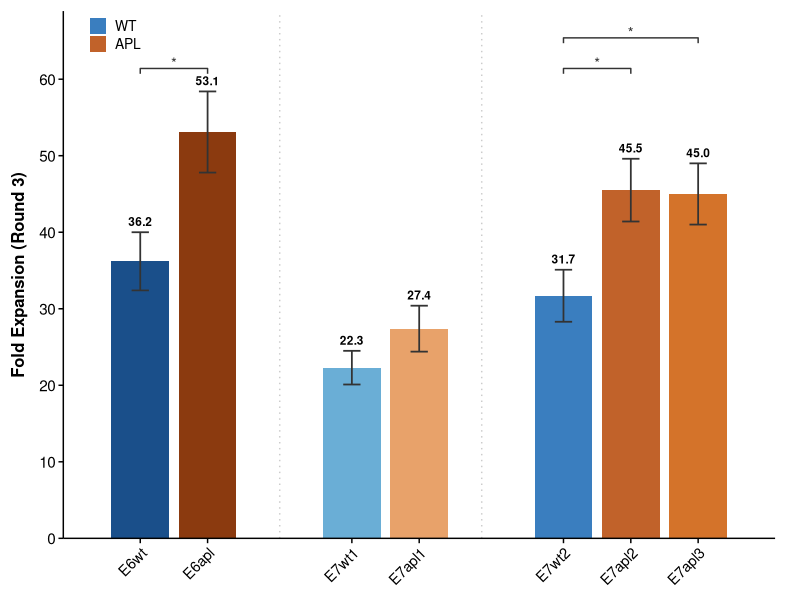
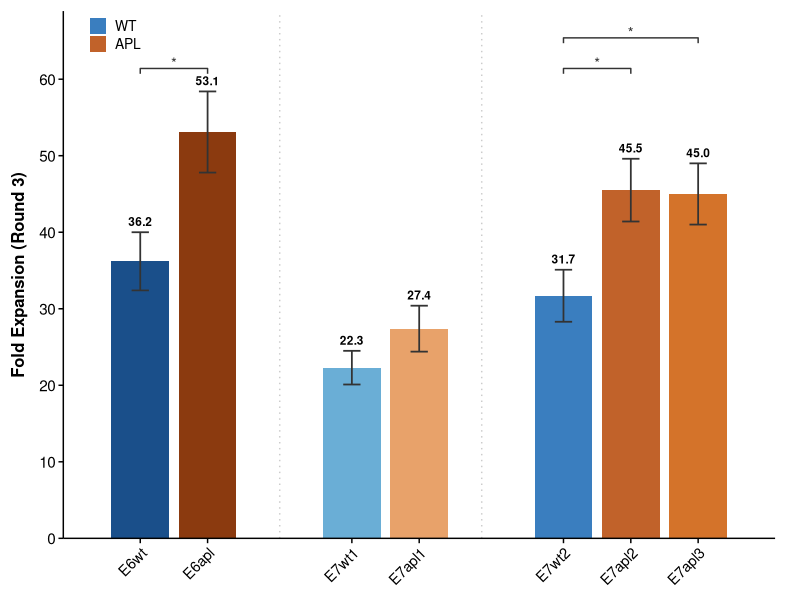
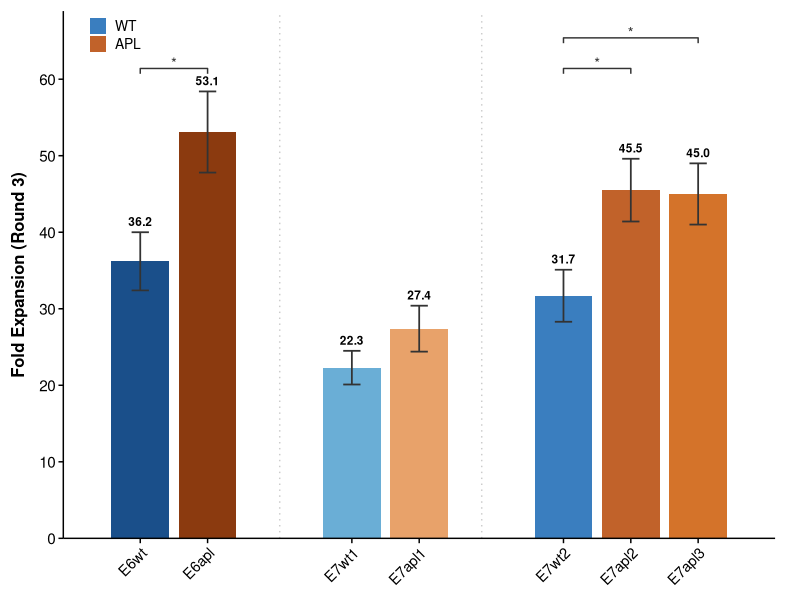
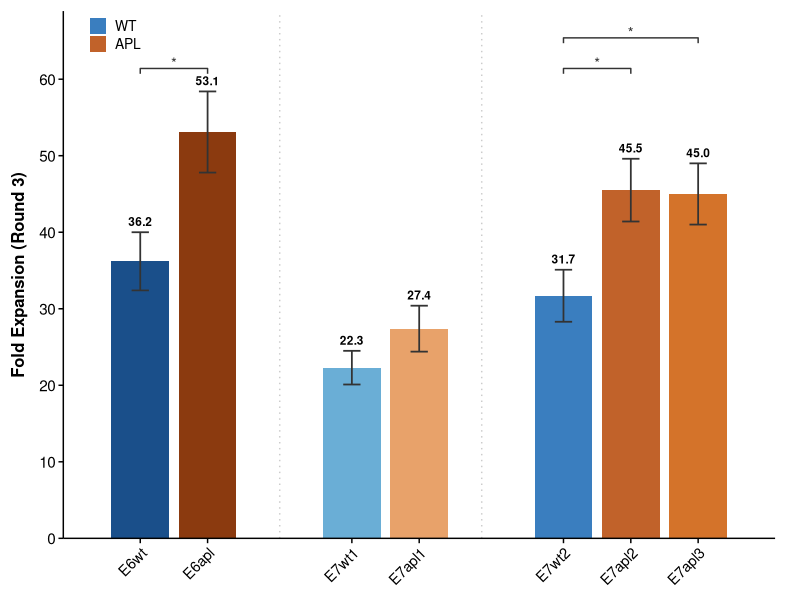
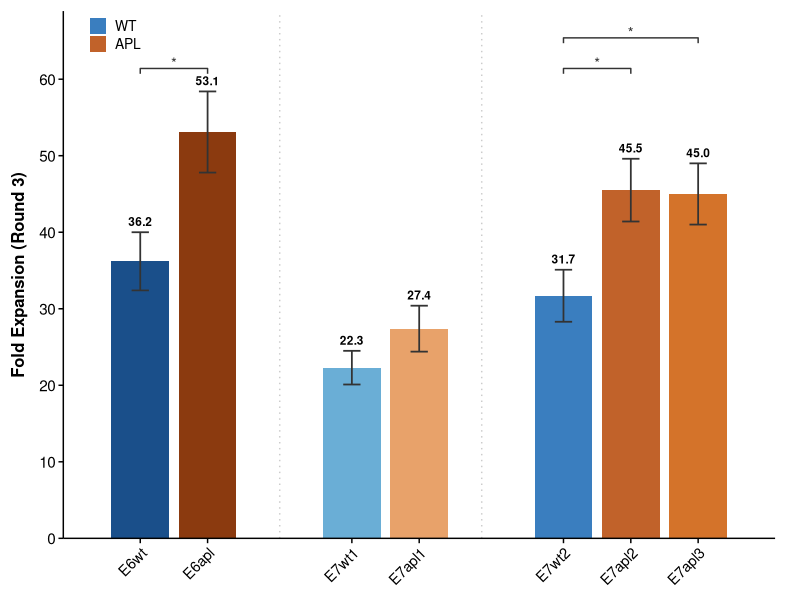

Generate these figures, in order, with R:
library(ggplot2)

# ══════════════════════════════════════════════════════════════════
# 原始数据（n=3，保留一位小数）
# ══════════════════════════════════════════════════════════════════
df_raw <- data.frame(
  peptide = rep(c("E7wt2","E7apl2","E7apl3",
                  "E6wt","E6apl",
                  "E7wt1","E7apl1"), each = 3),
  fold = round(c(
    27.92, 32.65, 34.53,
    41.25, 45.88, 49.37,
    40.62, 45.91, 48.47,
    32.06, 36.94, 39.60,
    47.23, 54.69, 57.38,
    19.85, 22.74, 24.31,
    24.16, 27.83, 30.21
  ), 1)
)

# ══════════════════════════════════════════════════════════════════
# 配色
# ══════════════════════════════════════════════════════════════════
pal <- c(
  "E7wt1"  = "#6AAED6",
  "E7wt2"  = "#3A7EBF",
  "E6wt"   = "#1A4F8A",
  "E7apl1" = "#E8A26A",
  "E7apl2" = "#C1622A",
  "E7apl3" = "#D4732A",
  "E6apl"  = "#8B3A0F"
)

col_wt  <- "#3A7EBF"
col_apl <- "#C1622A"

# ══════════════════════════════════════════════════════════════════
# 手动建完整数据框
# 顺序：E6wt-E6apl / E7wt1-E7apl1 / E7wt2-E7apl2-E7apl3
# ══════════════════════════════════════════════════════════════════
calc_mean <- function(pep) round(mean(df_raw$fold[df_raw$peptide == pep]), 1)
calc_sd   <- function(pep) round(sd(df_raw$fold[df_raw$peptide == pep]),   1)

pep_order <- c("E6wt","E6apl","E7wt1","E7apl1","E7wt2","E7apl2","E7apl3")

df_b <- data.frame(
  peptide = pep_order,
  group   = factor(
    c("WT","APL","WT","APL","WT","APL","APL"),
    levels = c("WT","APL")
  ),
  xpos    = c(1.0, 1.7, 3.2, 3.9, 5.4, 6.1, 6.8),
  mean    = sapply(pep_order, calc_mean),
  sd      = sapply(pep_order, calc_sd),
  bar_col = unname(pal[pep_order])   # 修2：确保颜色与肽名精确对应
)

print(df_b[, c("peptide","mean","sd","bar_col")])

divider_x <- c(2.45, 4.55)

# ══════════════════════════════════════════════════════════════════
# 统计检验
# ══════════════════════════════════════════════════════════════════
get_star <- function(pep1, pep2) {
  x1 <- df_raw$fold[df_raw$peptide == pep1]
  x2 <- df_raw$fold[df_raw$peptide == pep2]
  p  <- t.test(x1, x2, paired = FALSE)$p.value
  if      (p < 0.001) "***"
  else if (p < 0.01)  "**"
  else if (p < 0.05)  "*"
  else                "ns"
}

star_g1  <- get_star("E6wt",  "E6apl")
star_g3a <- get_star("E7wt2", "E7apl2")
star_g3b <- get_star("E7wt2", "E7apl3")

cat("E6wt  vs E6apl: ", star_g1,  "\n")
cat("E7wt2 vs E7apl2:", star_g3a, "\n")
cat("E7wt2 vs E7apl3:", star_g3b, "\n")

# ══════════════════════════════════════════════════════════════════
# 统计标注 Y 坐标
# 修4：Y轴上限动态收紧
# ══════════════════════════════════════════════════════════════════
y_top  <- max(df_b$mean + df_b$sd)
y_bar1 <- y_top  + 3.0
y_bar2 <- y_bar1 + 4.0
bar_h  <- 0.7
y_lim  <- y_bar2 + 3.5   # 修4：收紧上限，减少顶部留白

# ══════════════════════════════════════════════════════════════════
# bracket 辅助函数
# ══════════════════════════════════════════════════════════════════
bracket_df <- function(x1, x2, y_line, drop, group_id) {
  data.frame(
    x   = c(x1, x1, x2, x2),
    y   = c(y_line - drop, y_line, y_line, y_line - drop),
    grp = group_id
  )
}

brk1  <- bracket_df(1.0, 1.7, y_bar1, bar_h, "b1")
brk3a <- bracket_df(5.4, 6.1, y_bar1, bar_h, "b3a")
brk3b <- bracket_df(5.4, 6.8, y_bar2, bar_h, "b3b")
brk_all <- rbind(brk1, brk3a, brk3b)

# ══════════════════════════════════════════════════════════════════
# 图例数据（手动构造，保证WT/APL图例正常显示）
# 修1：用独立的 legend_df 驱动图例，与柱子颜色解耦
# ══════════════════════════════════════════════════════════════════
legend_df <- data.frame(
  group = factor(c("WT","APL"), levels = c("WT","APL")),
  x     = c(-99, -99),   # 画到图外，不可见
  y     = c(-99, -99)
)

# ══════════════════════════════════════════════════════════════════
# 画图
# ══════════════════════════════════════════════════════════════════
p_b <- ggplot() +
  
  # 组间分隔线
  geom_vline(xintercept = divider_x,
             linetype   = "dotted",
             color      = "#CCCCCC",
             linewidth  = 0.5) +
  
  # 柱状图：每根柱子单独指定颜色
  geom_bar(data  = df_b,
           aes(x = xpos, y = mean),
           stat  = "identity",
           width = 0.6,
           fill  = df_b$bar_col,
           color = NA) +
  
  # Error bar
  geom_errorbar(data = df_b,
                aes(x    = xpos,
                    ymin = mean - sd,
                    ymax = mean + sd),
                width     = 0.18,
                linewidth = 0.6,
                color     = "#333333") +
  
  # 柱顶均值，修3：字号从3.3缩小到3.0
  geom_text(data = df_b,
            aes(x     = xpos,
                y     = mean + sd + 1.4,
                label = sprintf("%.1f", mean)),
            size     = 3.0,
            fontface = "bold",
            color    = "#000000") +
  
  # 无缝 bracket
  geom_path(data        = brk_all,
            aes(x = x, y = y, group = grp),
            color       = "#333333",
            linewidth   = 0.5) +
  
  # 星号标注
  annotate("text", x = 1.35, y = y_bar1 + 0.7,
           label = star_g1,  size = 3.8, color = "#333333", hjust = 0.5) +
  annotate("text", x = 5.75, y = y_bar1 + 0.7,
           label = star_g3a, size = 3.8, color = "#333333", hjust = 0.5) +
  annotate("text", x = 6.10, y = y_bar2 + 0.7,
           label = star_g3b, size = 3.8, color = "#333333", hjust = 0.5) +
  
  # 修1：用不可见柱驱动 WT/APL 图例
  geom_bar(data  = legend_df,
           aes(x = x, y = y, fill = group),
           stat  = "identity") +
  scale_fill_manual(values = c("WT" = col_wt, "APL" = col_apl),
                    name   = NULL) +
  
  scale_x_continuous(breaks = df_b$xpos,
                     labels = df_b$peptide,
                     expand = expansion(add = c(0.5, 0.5))) +
  
  scale_y_continuous(limits = c(0, y_lim),
                     breaks = seq(0, 60, by = 10),
                     expand = c(0, 0)) +
  
  labs(x = NULL,
       y = "Fold Expansion (Round 3)") +
  
  theme_classic(base_size = 12) +
  theme(
    axis.line         = element_line(color = "#000000", linewidth = 0.5),
    axis.ticks        = element_line(color = "#000000", linewidth = 0.5),
    axis.ticks.length = unit(3.5, "pt"),
    axis.text.x       = element_text(size  = 10.5, color = "#000000",
                                     angle = 45, hjust = 1, vjust = 1),
    axis.text.y       = element_text(size  = 11, color = "#000000"),
    axis.title.y      = element_text(size  = 12, color = "#000000",
                                     face  = "bold", margin = margin(r = 8)),
    panel.background  = element_rect(fill = "white", color = NA),
    panel.grid.major  = element_blank(),
    panel.grid.minor  = element_blank(),
    plot.background   = element_rect(fill = "white", color = NA),
    plot.margin       = margin(8, 18, 8, 8),
    legend.position      = c(0.02, 1.00),
    legend.justification = c(0, 1),
    legend.background    = element_rect(fill = "white", color = NA),
    legend.key.size      = unit(13, "pt"),
    legend.text          = element_text(size = 10),
    legend.margin        = margin(4, 8, 4, 8)
  )

print(p_b)

# ══════════════════════════════════════════════════════════════════
# 保存
# ══════════════════════════════════════════════════════════════════
W <- 5.5
H <- 6.2

ggsave("Figure3B_final-v3.png",  plot = p_b, width = W, height = H,
       dpi = 300, bg = "white")

ggsave("Figure3B_final-v3.pdf",  plot = p_b, width = W, height = H,
       bg = "white")

ggsave("Figure3B_final-v3.jpg",  plot = p_b, width = W, height = H,
       dpi = 300, bg = "white", device = jpeg, quality = 95)

ggsave("Figure3B_final-v3.tiff", plot = p_b, width = W, height = H,
       dpi = 300, bg = "white", device = tiff, compression = "lzw")

message("Done!  Figure3B_final.png / .pdf / .jpg / .tiff")
